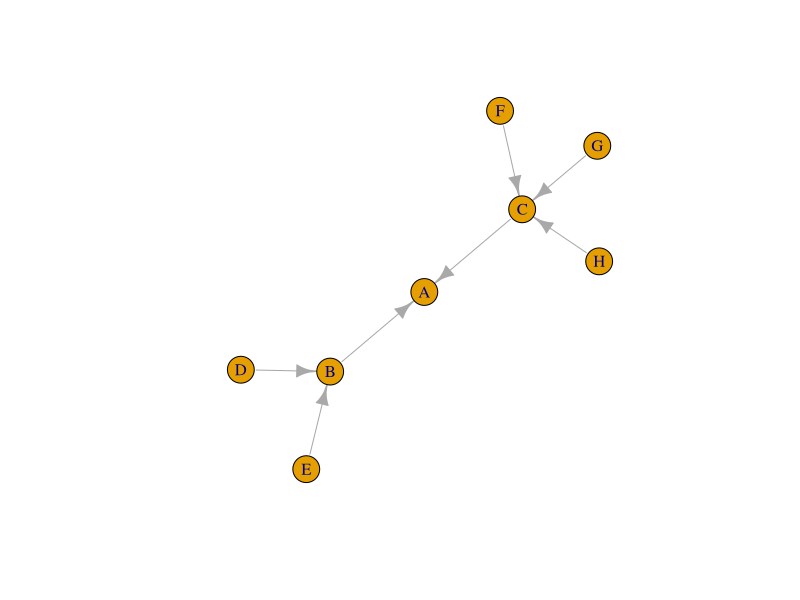

Source code (R):
library(igraph)

# Construct an Igraph
nodes <- data.frame(names = c("A", "B", "C", "D", "E", "F", "G", "H"))
relations <- data.frame(
  from = c("B", "C", "D", "E", "F", "G", "H"), 
  to = c("A", "A", "B", "B", "C", "C", "C"))
g <- graph.data.frame(relations, directed = TRUE, vertices = nodes)

quartz()
plot(g)

# Run the page rank algorithm
pg <- page.rank(g, damping = 0.15)
round(pg$vector[sort.list(pg$vector, decreasing = TRUE,)],3)







